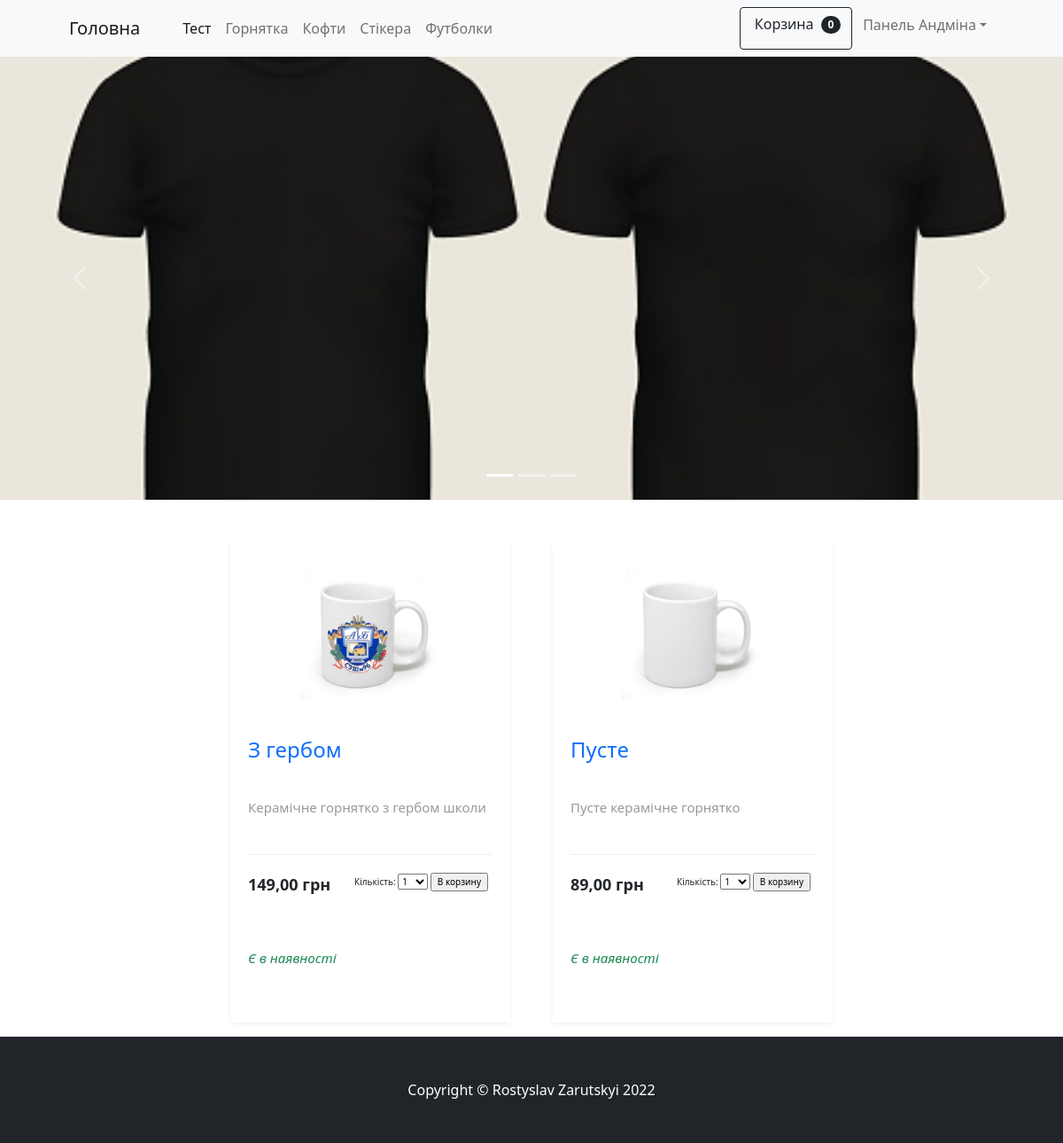
Page /category/1 on the committed database.
### shop/models.py (models this page shows, shortened)
class Category(models.Model):
    name = models.CharField(max_length=150, db_index=True, verbose_name='Назва категорії')
    photo = models.ImageField(upload_to='photos/%Y/%m/%d', verbose_name='Фото', blank=True)
    class Meta:
        verbose_name = 'Категорія '
        verbose_name_plural = 'Категорії'
        ordering = [ 'name']

class Product(models.Model):
    name = models.CharField(max_length=100, verbose_name='Назва')
    content = models.TextField(blank=True, verbose_name='Опис')
    photo = models.ImageField(upload_to='photos/%Y/%m/%d', verbose_name='Фото', blank=True)
    price = models.DecimalField(max_digits=10, decimal_places=2, verbose_name='Ціна')
    in_stock = models.BooleanField(default=True, verbose_name='В наявності')
    is_published = models.BooleanField(default=True, verbose_name='Опубліковано')
    created = models.DateTimeField(auto_now_add=True, verbose_name='Дата публікації')
    update = models.DateTimeField(auto_now=True, verbose_name='Дата оновлення')
    category = models.ForeignKey('Category', on_delete=models.PROTECT, null=True, verbose_name='Категорія')
    class Meta:
        verbose_name = 'Товар '
        verbose_name_plural = 'Товари'
        ordering = ['-created', 'name']

### shop/views.py (the view)
# urls.py: path('category/<int:category_id>', get_category, name='category'),
def get_category(request, category_id):
    product = Product.objects.filter(category_id=category_id)
    category = get_object_or_404(Category, id=category_id)
    cart_product_form = CartAddProductForm()
    cart = Cart(request)
    for item in cart:
        item['update_quantity_form'] = CartAddProductForm(initial={'quantity': item['quantity'],
                                                                   'update': True})
    context ={
        'category': category,
        'product': product,
        'cart_product_form': cart_product_form,
        'cart': cart,
    }
    return render(request, 'shop/category.html', context=context)

### cart/forms.py
class CartAddProductForm(forms.Form):
    quantity = forms.TypedChoiceField(label="Кількість",
                                      choices=PRODUCT_QUANTITY_CHOICES,
                                      coerce=int)
    update = forms.BooleanField(required=False,
                                initial=False,
                                widget=forms.HiddenInput)

### cart/cart.py (called while the page is built)
    def __iter__(self):
        product_ids = self.cart.keys()
        products = Product.objects.filter(id__in=product_ids)
        cart = self.cart.copy()
        for product in products:
            cart[str(product.id)]['product'] = product
        for item in cart.values():
            item['price'] = Decimal(item['price'])
            item['total_price'] = item['price'] * item['quantity']
            yield item

    def __len__(self):
        return sum(item['quantity'] for item in self.cart.values())

    def get_total_price(self):
        return sum(Decimal(item['price']) * item['quantity'] for item in self.cart.values())

    def get_total_quantity(self):
        return sum(item['quantity'] for item in self.cart.values())

### cart/context_processors.py (called while the page is built)
def cart(request):
    return {'cart': Cart(request)}

### shop/templatetags/shop_tags.py (called while the page is built)
@register.simple_tag(name='get_list_categories')
def get_categories():
    return Category.objects.all()

### shop/templates/shop/category.html (shortened to what this page needs)
{% extends 'base.html' %}
{%  block content %}
        <section class="main-content">
    	<div class="container px-4 px-lg-5 mt-5">
    		<div class="row gx-4 gx-lg-5 row-cols-2 row-cols-md-3 row-cols-xl-3 justify-content-center">
                {% for item in product %}
                {% if item.is_published %}
                <div class="col-lg-4 col-sm-6 mb-3">
                    <div class="product-cart">
                        <div class="product-thumb">
                            <a href="#"><img src="{{ item.photo.url }}"></a>
                        </div>
                        <div class="product-details">
                            <h4><a href="">{{ item.name}}</a></h4>
                            <p>{{ item.content }}   </p>
                            <div class="product-bottom-details d-flex justify-content-between">
                                <div class="product-price">
                                    {{item.price}} грн
                                </div>
                                <div class="product-links">
                                    {% if item.in_stock %} <form action="{% url 'cart_add' item.id  %}" method="post">
                                          {{ cart_product_form }}
                                          <input type="submit" value="В корзину"></form>{% endif %}
                                        {{ product.description|linebreaks }}
                                </div>
                            </div>
                             <div>
                                    <small>{% if item.in_stock %} <p class=" text-success "><em>Є в наявності</em></p>  {% else %} <p class="text-danger col-md-4"><em>Немає в наявності</em></p> {% endif %}</small>
                             </div>
                        </div>
                    </div>
                </div>
                {% endif %}
                {% endfor %}
            </div>
        </div>
        </section>
{% endblock %}

### templates/base.html (shortened to what this page needs)
<!doctype html>
{% load static %}
<html lang="uk">
  <head>
        <link href="{% static 'bootstrap-5.1.3-dist/css/bootstrap.min.css'%}" rel="stylesheet"  >
        <link rel="stylesheet" type="text/css" href="{% static 'css_2.css'%}">
  </head>
  <body>
  {% include 'inc/_nav.html' %}
  {% include 'inc/_head.html' %}
                {%  block content %}{% endblock %}
        {% include 'inc/_footer.html' %}
  </body>
</html>

### templates/inc/_nav.html (shortened to what this page needs)
{% load shop_tags %}
       <nav class="navbar navbar-expand-lg navbar-light bg-light">
            <div class="container px-4 px-lg-5">
                <a class="navbar-brand" href="{% url 'home' %}">Головна</a>
                <div class="collapse navbar-collapse" id="navbarSupportedContent">
                    <ul class="navbar-nav me-auto mb-2 mb-lg-0 ms-lg-4">
                        <li class="nav-item"><a class="nav-link active" aria-current="page" href="">Тест</a></li>
                        {% get_list_categories as categories %}
                        {% for item in categories %}
                        <li class="nav-item"><a class="nav-link" href="{% url 'category' item.id %}">{{ item.name }}</a></li>
                        {% endfor %}
                    </ul>
                    <div class="d-flex">
    					<a  href="" class="btn btn-outline-dark" data-bs-toggle="modal" data-bs-target="#modal-link" type="submit">
                            Корзина
                            <span class="badge bg-dark text-white ms-1 rounded-pill">{{ cart.get_total_quantity }}</span>
                        </a>
                        <ul class="navbar-nav me-auto mb-2 mb-lg-2 ms-lg-1">
                        <li class="nav-item dropdown">
                            <a class="nav-link dropdown-toggle" id="navbarDropdown" href="#" role="button" data-bs-toggle="dropdown" aria-expanded="false">Панель Андміна</a>
                        </ul>
                    </div>
                </div>
            </div>
        </nav>

### templates/inc/_head.html (shortened to what this page needs)
{% load static %}
<div class="container-fluid my-carousel">
    	<div id="carouselExampleIndicators" class="carousel slide carousel-fade" data-bs-ride="carousel">
    		<div class="carousel-indicators">
    			<button type="button" data-bs-target="#carouselExampleIndicators" data-bs-slide-to="0" class="active" aria-current="true" aria-label="Slide 1"></button>
    			<button type="button" data-bs-target="#carouselExampleIndicators" data-bs-slide-to="1" aria-label="Slide 2"></button>
    			<button type="button" data-bs-target="#carouselExampleIndicators" data-bs-slide-to="2" aria-label="Slide 3"></button>
    		</div>
    		<div class="carousel-inner">
    			<div class="carousel-item active">
    				<img src="{% static 'img_1.jpg' %}" class="d-block w-100"  alt="...">
    			</div>
    		</div>
    		<button class="carousel-control-prev" type="button" data-bs-target="#carouselExampleIndicators" data-bs-slide="prev">
    			<span class="carousel-control-prev-icon" aria-hidden="true"></span>
    		</button>
    		<button class="carousel-control-next" type="button" data-bs-target="#carouselExampleIndicators" data-bs-slide="next">
    			<span class="carousel-control-next-icon" aria-hidden="true"></span>
    		</button>
    	</div>
    </div>

### templates/inc/_footer.html
        <footer class="py-5 bg-dark">
            <div class="container"><p class="m-0 text-center text-white">Copyright &copy; Rostyslav Zarutskyi 2022</p></div>
        </footer>

### shop_4/static/css_2.css (style rules this page uses)
img { height: auto; }
.my-carousel { padding: 0; }
.my-carousel .carousel-item { display: flex; max-height: 500px; }
.my-carousel .carousel-item img { object-fit: cover; }
.product-cart { box-shadow: 0 2px 5px 0 rgba(0,0,0, 0.06); transition: all .3s; }
.product-thumb a { display: flex; align-items: center; justify-content: center; height: 200px; padding: 20px; }
.product-thumb img { max-width: 100%; max-height: 100%; }
.product-details { padding: 20px; }
.product-details h4 a { font-weight: 500; display: block; height: 60px; overflow: hidden; text-decoration: none; }
.product-details p { font-size: 15px; margin-bottom: 20px; color: #999; height: 44px; overflow: hidden; }
.product-bottom-details { overflow: hidden; border-top: 1px solid #eee; padding-top: 20px; }
.product-price { font-size: 18px; font-weight: 600; }
.product-links { font-size: 10px; margin-left: 5px; margin-right: 5px; }

### rows in the picture
Category: name "Горнятка"
Category: name "Кофти"
Category: name "Стікера"
Category: name "Футболки"
Product: photo (picture), name "З гербом", content "Керамічне горнятко з гербом школи", price "149,00", in_stock "Є в наявності"
Product: photo (picture), name "Пусте", content "Пусте керамічне горнятко", price "89,00", in_stock "Є в наявності"

### other values in the picture
{{ cart.get_total_quantity }} "0"
